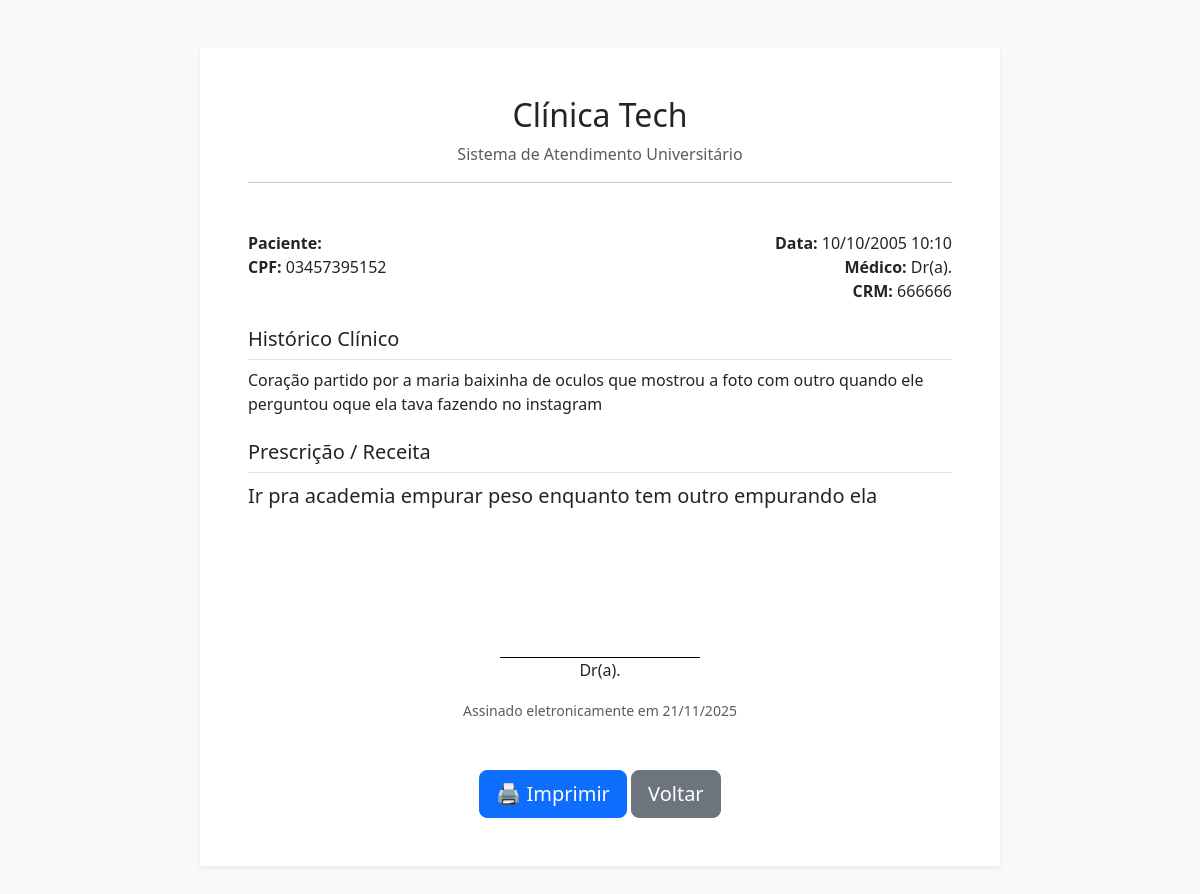
The page /documento/prontuario/1/ (signed in) on the database its author committed.
### core/models.py (models this page shows, shortened)
class Agendamento(models.Model):
    STATUS_CHOICES = (
        ('AGENDADO', 'Agendado'),
        ('AGUARDANDO', 'Na Sala de Espera'),
        ('CANCELADO', 'Cancelado'),
        ('REALIZADO', 'Realizado'),
    )
    medico = models.ForeignKey(Medico, on_delete=models.CASCADE, related_name='agenda')
    paciente = models.ForeignKey(Paciente, on_delete=models.CASCADE, related_name='consultas')
    data_horario = models.DateTimeField('Data e Hora')
    status = models.CharField(max_length=10, choices=STATUS_CHOICES, default='AGENDADO')
    valor = models.DecimalField('Valor da Consulta', max_digits=10, decimal_places=2, default=200.00)
    pago = models.BooleanField('Está Pago?', default=False)
    observacoes = models.TextField('Observações', blank=True, null=True)
    avaliacao = models.IntegerField('Avaliação (1-5)', blank=True, null=True)
    comentario_paciente = models.TextField('Comentário', blank=True, null=True)
    criado_em = models.DateTimeField(auto_now_add=True)
    atualizado_em = models.DateTimeField(auto_now=True)
    class Meta:
        ordering = ['data_horario']
        verbose_name = 'Agendamento'
        verbose_name_plural = 'Agendamentos'

class Paciente(models.Model):
    usuario = models.OneToOneField(Usuario, on_delete=models.CASCADE, related_name='paciente')
    cpf = models.CharField('CPF', max_length=14, unique=True)
    data_nascimento = models.DateField('Data de Nascimento')
    telefone = models.CharField('Telefone', max_length=20, blank=True, null=True)
    SEXO_CHOICES = (
        ('M', 'Masculino'),
        ('F', 'Feminino'),
        ('O', 'Outro'),
    )
    sexo = models.CharField('Sexo', max_length=1, choices=SEXO_CHOICES, default='O')

class Medico(models.Model):
    usuario = models.OneToOneField(Usuario, on_delete=models.CASCADE, related_name='medico')
    crm = models.CharField('CRM', max_length=20, unique=True)
    especialidade = models.CharField('Especialidade', max_length=100)

class Prontuario(models.Model):
    agendamento = models.OneToOneField(Agendamento, on_delete=models.CASCADE, related_name='prontuario')
    historico = models.TextField('Histórico / Queixas', help_text='Descreva os sintomas do paciente')
    prescricao = models.TextField('Prescrição / Receita', help_text='Medicamentos e orientações')
    criado_em = models.DateTimeField(auto_now_add=True)

### core/views.py (the view)
# urls.py: path('documento/prontuario/<int:agendamento_id>/', views.visualizar_prontuario, name='visualizar_prontuario'),
@login_required
def visualizar_prontuario(request, agendamento_id):
    agendamento = get_object_or_404(Agendamento, id=agendamento_id)
    try:
        prontuario = agendamento.prontuario
    except ObjectDoesNotExist:
        if request.user.tipo == 'MEDICO':
            messages.warning(request, "Prontuário não encontrado. Preencha agora.")
            return redirect('realizar_atendimento', agendamento_id=agendamento.id)
        else:
            messages.error(request, "Documento não disponível.")
            return redirect('home')
    return render(request, 'prontuario_view.html', {
        'prontuario': prontuario,
        'agendamento': agendamento
    })

### core/templates/prontuario_view.html (shortened to what this page needs)
<!DOCTYPE html>
<html lang="pt-br">
<head>
    <link href="https://cdn.jsdelivr.net/npm/bootstrap@5.3.0/dist/css/bootstrap.min.css" rel="stylesheet">
</head>
<body class="bg-light p-5">
    <div class="container bg-white p-5 shadow-sm" style="max-width: 800px;">
        <div class="text-center mb-5">
            <h2>Clínica Tech</h2>
            <p class="text-muted">Sistema de Atendimento Universitário</p>
            <hr>
        </div>
        <div class="row mb-4">
            <div class="col-6">
                <strong>Paciente:</strong> {{ agendamento.paciente.usuario.get_full_name }}<br>
                <strong>CPF:</strong> {{ agendamento.paciente.cpf }}
            </div>
            <div class="col-6 text-end">
                <strong>Data:</strong> {{ agendamento.data_horario|date:"d/m/Y H:i" }}<br>
                <strong>Médico:</strong> Dr(a). {{ agendamento.medico.usuario.get_full_name }}<br>
                <strong>CRM:</strong> {{ agendamento.medico.crm }}
            </div>
        </div>
        <div class="mb-4">
            <h5 class="border-bottom pb-2">Histórico Clínico</h5>
            <p style="white-space: pre-line;">{{ prontuario.historico }}</p>
            </div>
        <div class="mb-5">
            <h5 class="border-bottom pb-2">Prescrição / Receita</h5>
            <p class="fs-5" style="white-space: pre-line;">{{ prontuario.prescricao }}</p>
        </div>
        <div class="row mt-5 pt-5">
            <div class="col-12 text-center">
                <div class="assinatura mx-auto"></div>
                <p>Dr(a). {{ agendamento.medico.usuario.get_full_name }}</p>
                <small class="text-muted">Assinado eletronicamente em {{ prontuario.criado_em|date:"d/m/Y" }}</small>
            </div>
        </div>
        <div class="text-center mt-5 no-print">
            <button onclick="window.print()" class="btn btn-primary btn-lg">🖨️ Imprimir</button>
            <button onclick="history.back()" class="btn btn-secondary btn-lg">Voltar</button>
        </div>
    </div>
</body>
</html>

### core/templates/prontuario_view.html (style rules this page uses)
.assinatura { border-top: 1px solid #000; width: 200px; margin-top: 50px; }

### rows shown on the page
Agendamento: paciente.cpf "03457395152", data_horario "10/10/2005 10:10", medico.crm "666666"
Prontuario: historico "Coração partido por a maria baixinha de oculos que mostrou a foto com outro quando ele perguntou oque ela tava fazendo no instagram", prescricao "Ir pra academia empurar peso enquanto tem outro empurando ela", criado_em "21/11/2025"
